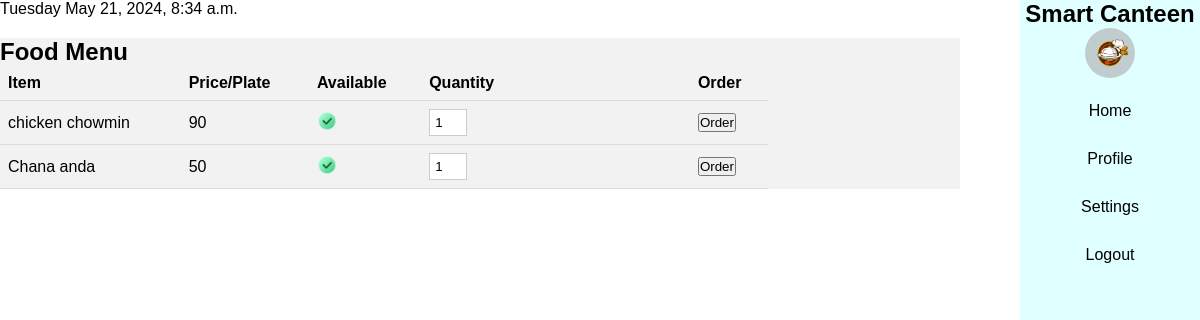
The page / on the database its author committed.
### base/models.py (models this page shows, shortened)
class FoodItem(models.Model):
    name = models.CharField(max_length=100)
    price = models.IntegerField( )
    available = models.BooleanField(default=True)

### base/views.py (the view)
# urls.py: path("", home, name="home"),
def home(request):
    time_zone = timezone.now()
    day_of_week = time_zone.strftime("%A")
    current_time = time_zone
    day_menu = Menu.objects.get(day_of_week=day_of_week[:2].upper())
    menu_items = day_menu.menu_items.all()
    context = {
        "menu": menu_items,
        "current_time": time_zone,
        "day_of_week": day_of_week,
    }
    return render(request, "home.html", context)

### templates/home.html (shortened to what this page needs)
{% extends "base/base.html" %}
{% load static %}
{% block content %}
<div>
    {{day_of_week}} {{current_time}}
</div>
<div class="menu">
    <h2>Food Menu</h2>
    <table>
        <tr>
            <th>Item</th>
            <th>Price/Plate</th>
            <th>Available</th>
            <th>Quantity</th>
            <th>Order</th>
        </tr>
        {% for item in menu %}
        <form action="{% url 'create_order' item.id %}" method="POST">
            <tr>
                <td>{{ item.name }}</td>
                <td>{{ item.price }}</td>
                {% if item.available %}
                <td><img id="availability" src="{%static 'images/icons/right.png'%}" alt=""></td>
                <td><input type="number" name="quantity" value="1" id=""></td>
                <td> <button type="submit">Order</button></td>
                {% else %}
                <td><img id="availability" src="{%static 'images/icons/wrong.png'%}" alt=""></td>
                {% endif %}
            </tr>
        </form>
        {% endfor %}
    </table>
</div>
{% endblock %}

### static/styles/styles.css (style rules this page uses)
.menu { background-color: #f2f2f2; margin-top: 20px; height: 100%; width: 80%; }
table { width: 80%; border-collapse: collapse; }
table td input { background-color: white; color: black; border: 1px solid #ccc; padding: 5px; width: 15%; }
table th, table td { padding: 8px; text-align: left; border-bottom: 1px solid #ddd; }
#availability { height: 20px; }
* { margin: 0; padding: 0; font-family: 'Poppins', sans-serif; box-sizing: border-box; }
input { width: 100%; padding: 18px; border: 0; background: white; outline: 0; color: black; }

### rows shown on the page
FoodItem: name "chicken chowmin", price "90", available True (drawn)
FoodItem: name "Chana anda", price "50", available True (drawn)

### other values the page prints
{{ day_of_week }} "Tuesday"
